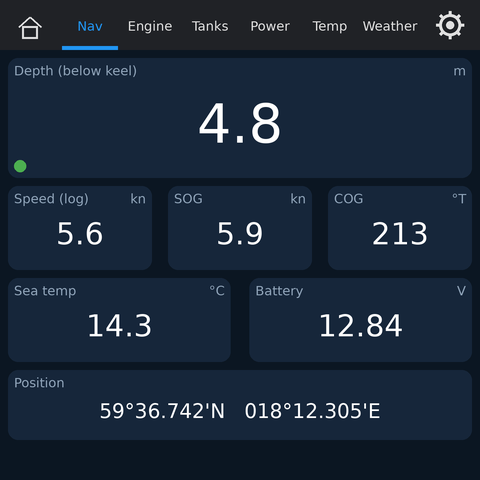
#> input picture 1_nav (10).png, 480 x 480 px, given as the content of the folder ../../1_nav (10).png, which was not available
$ python topng.py '../../1_nav (10).png'
#> lines starting #> are read from the running program, lines starting #| are printed output that depends on the picture; pictures that were not available may be replaced by others from this repository, and a replacement may not be noted
# esp32-S3-ws4-boat v1.0
import sys, glob, os, numpy as np
from PIL import Image
d = sys.argv[1]
for f in sorted(glob.glob(d + "/*.raw")):
    a = np.fromfile(f, dtype="<u2").reshape(480, 480).astype(np.uint32)
    r = ((a >> 11) & 31) * 255 // 31; g = ((a >> 5) & 63) * 255 // 63; b = (a & 31) * 255 // 31
    Image.fromarray(np.dstack([r, g, b]).astype(np.uint8)).save(f[:-4] + ".png")
names = [os.path.basename(f)[:-4] for f in sorted(glob.glob(d + "/*.png")) if "sheet" not in f]
ims = [Image.open(f"{d}/{n}.png") for n in names]
#> ims = 1 item
cols = 4; rows = (len(ims) + cols - 1) // cols
#> after `rows = (len(ims) + cols - 1) // cols`: rows = 1
sheet = Image.new("RGB", (cols * 490, rows * 490), "white")
#> sheet: PIL image 1960x490 RGB; every value is 255
for i, im in enumerate(ims): sheet.paste(im, ((i % cols) * 490, (i // cols) * 490))
#> this loop made 1 pass
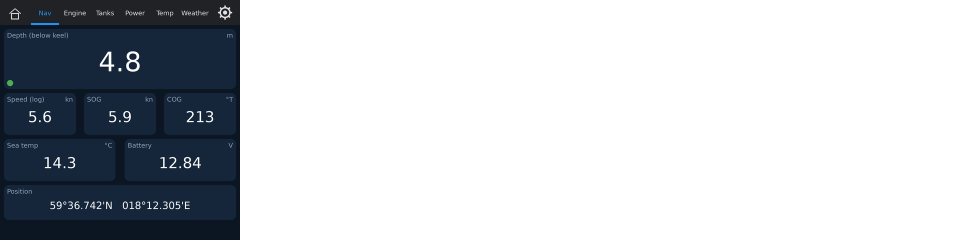
#> sheet: PIL image 1960x490 RGB (shown at 1/2 size); mean R, G, B 200.1, 203.4, 207.3
sheet.save(d + "/sheet.png")
print(names)

$ run again, on 2_engine (11).png
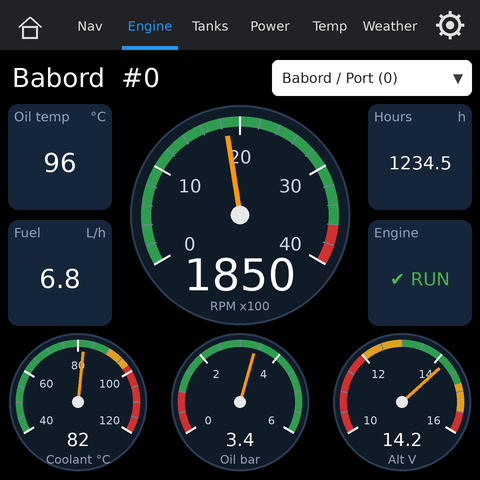
#> input picture 2_engine (11).png, 480 x 480 px, given as the content of the folder ../../2_engine (11).png, which was not available
#> ims = 1 item
#> rows = 1
#> the loop `for i, im in enumerate(ims): sheet.paste(im, ((i % cols) * 490, (i // ..` made 1 pass
#> after the loop `for i, im in enumerate(ims): sheet.paste(im, ((i % cols) * 490, (i // ..`:
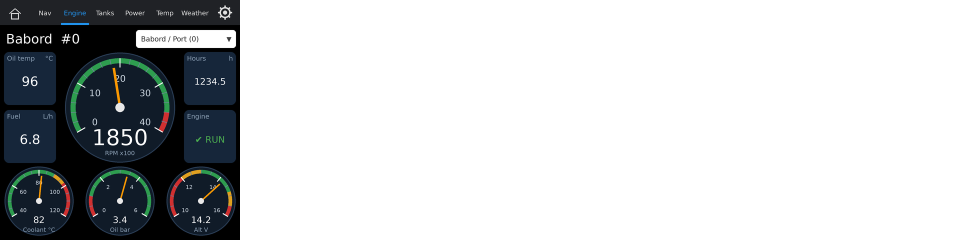
#> sheet: PIL image 1960x490 RGB (shown at 1/2 size); mean R, G, B 201.4, 203.4, 204.7
